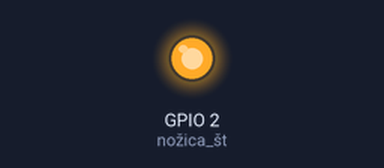
A program run on a simulated ESP32. Parts: output pins drawn as LEDs (lit = HIGH). WiFi joins after 1.5 s; servers stay silent unless stated; what the program prints to the serial monitor is not drawn.

Above: at 1.6 s.
At 3.1 s:
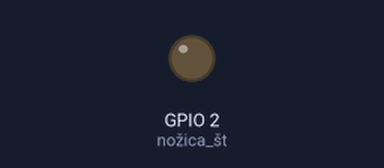
Timing chart, 0 to 4.6 s (numbered marks = the images above):
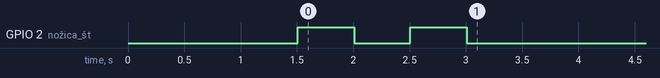

The program:

main.cpp
```cpp
#include <Arduino.h>
#include "Wifi.h"
#include "WebServer.h"

const char* ssid = "BUM";
const char* password = "N0gavica";

// port 80 je prednastavljeni port za posredovanje html strani
WebServer server(80); //objekt razreda WebServer

//tu dolocimo kaj se zgodi ce uporabnik vpise korenski root naslov nasega streznika na esp modulu
//npr. http://172.30.0.94/

void handle_root(){ //ce dobimo rahtevo na streznik ("request")
  server.send(200, "text/html", "Pozdravljen svet iz esp32!"); //streznik poslje klientu kot odziv "response"
                                                               //String "Pozdravljen svet iz..."
                                                               //koda 200 predstavlja OK

}


void setup() {

  Serial.begin(115200); //hitrost komunikacije preko serijskega protokola(bitov/sekundo)

  WiFi.begin(ssid,password); //pozenemo wifi omrezje - se priklopimo

  while(WiFi.status() != WL_CONNECTED){
    delay(500);
    Serial.println("Povezovanje z WiFi omrezjem...");
  }


  Serial.println("Povezava z WiFi omrežjem je vzpostavljena.");
  Serial.print("IP naslov esp32 modula je: ");
  Serial.println(WiFi.localIP());

  server.on("/", handle_root); //ko vpisemo v brskalnik http://172.10.0.94/ +enter streznik to zazna kot request
  //"request" in na ta request sprozi funkcijo handle_root ki posreduje response

  server.begin();


  pinMode(2, OUTPUT); // nožica št. 2 bo delovala kot izhod
  digitalWrite(2, HIGH); // na nožici 2 zapišemo visoko vrednost - LED zasveti
  delay(500); // zakasnitev izvedbe programa za specificiran čas v milisekundah, 1000 ms = 1 s
  digitalWrite(2, LOW); // na nožici 2 zapišemo nizko vrednost - LED ugasne
  delay(500); // zakasnitev izvedbe programa za specificiran čas v milisekundah, 1000 ms = 1 s
  digitalWrite(2, HIGH); // na nožici 2 zapišemo visoko vrednost - LED zasveti
  delay(500); // zakasnitev izvedbe programa za specificiran čas v milisekundah, 1000 ms = 1 s
  digitalWrite(2, LOW); // na nožici 2 zapišemo nizko vrednost - LED ugasne

}


void loop() {
  server.handleClient(); //spremlja prisotnost klientov in posluša njihove HTML zahteve ("request")
}
```
